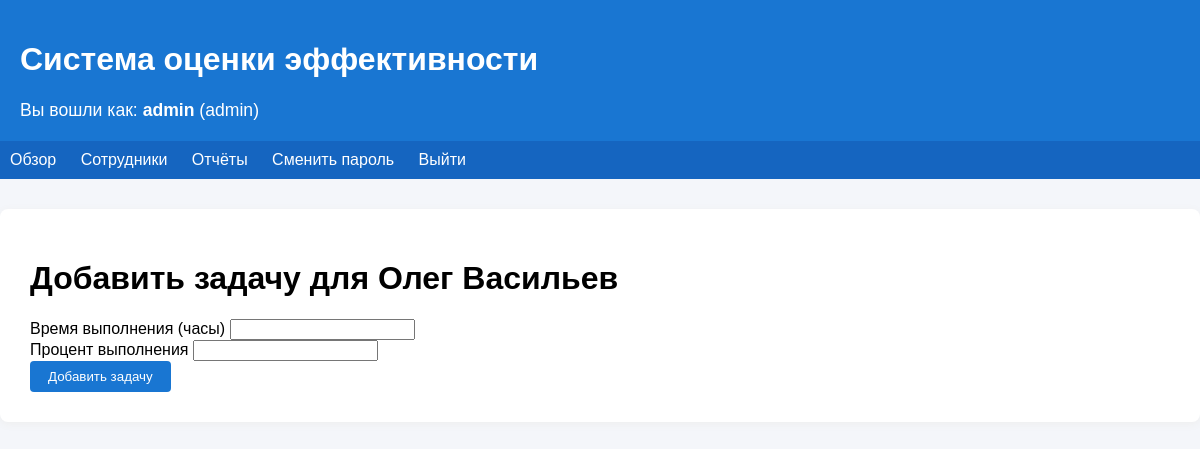
Page /auth/employees/7/add_task (signed in) on the earlier database version.
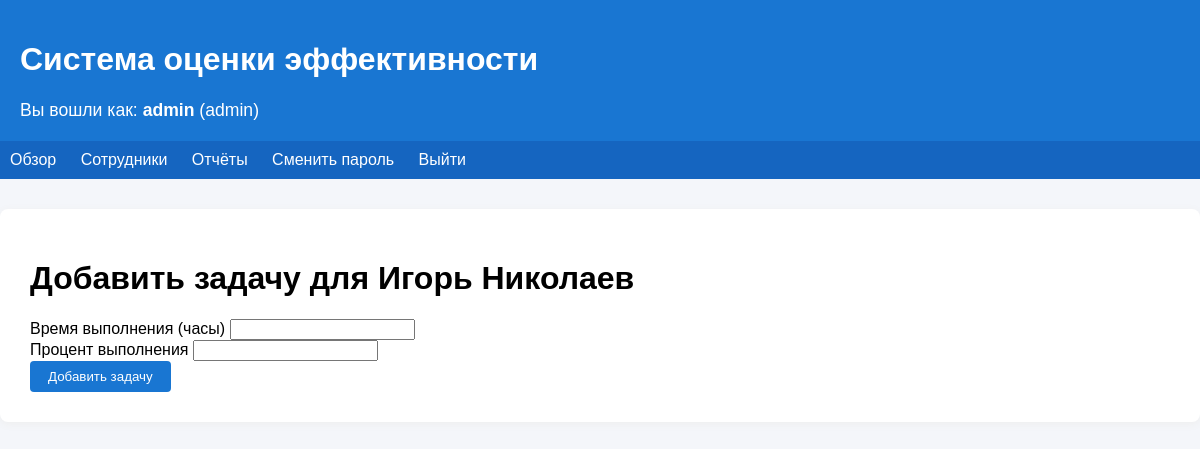
Same page on the later database version.
### app/models.py (models this page shows, shortened)
class Employee(db.Model):
    __tablename__ = 'employees'
    id = db.Column(db.Integer, primary_key=True)
    name = db.Column(db.String(100))
    position = db.Column(db.String(100))
    department = db.Column(db.String(100))
    rating = db.Column(db.Float)
    tasks = db.relationship('Task', back_populates='employee', cascade='all, delete-orphan')

### app/auth.py (the view)
@bp.route('/employees/<int:emp_id>/add_task', methods=['GET', 'POST'])
@login_required
def add_task(emp_id):
    if current_user.role == 'worker':
        emp = Employee.query.filter_by(id=emp_id, name=current_user.username).first()
        if not emp:
            flash("Вы можете добавлять задачи только себе.", 'error')
            return redirect(url_for('views.dashboard'))
    elif current_user.role in ['admin', 'manager']:
        emp = Employee.query.get_or_404(emp_id)
    else:
        flash("Доступ запрещен.", 'error')
        return redirect(url_for('views.dashboard'))
    form = AddTaskForm()
    if form.validate_on_submit():
        task = Task(employee_id=emp.id, time=form.time.data, correctness=form.correctness.data)
        db.session.add(task)
        db.session.commit()
        flash("Задача добавлена.", 'success')
        return redirect(url_for('auth.list_employees'))
    return render_template('add_task.html', form=form, employee=emp)

### app/forms.py
class AddTaskForm(FlaskForm):
    time = FloatField('Время выполнения (часы)', validators=[DataRequired(), NumberRange(min=0)])
    correctness = FloatField('Процент выполнения', validators=[DataRequired(), NumberRange(min=0, max=100)])
    submit = SubmitField('Добавить задачу')

### app/templates/add_task.html (shortened to what this page needs)
{% extends 'base.html' %}
{% block content %}
  <h1>Добавить задачу для {{ employee.name }}</h1>
  <form method="post">
    <div>{{ form.time.label }} {{ form.time() }}</div>
    <div>{{ form.correctness.label }} {{ form.correctness() }}</div>
    {{ form.submit(class="btn") }}
  </form>
{% endblock %}

Differences in the rows shown:
changed Employee: name "Олег Васильев" → "Игорь Николаев"
